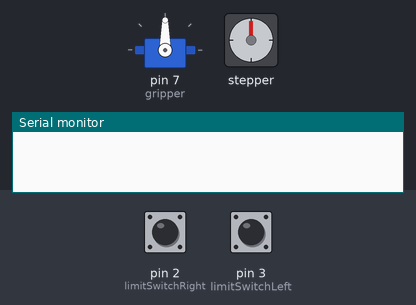
Recording of a sketch running on a simulated Arduino Uno, built with avr-gcc and run on an emulated ATmega328P. On the bench: servo, stepper motor, the last lines printed to the serial monitor. The test bench sets the inputs (shaded band); at power-on: pin 2 (limitSwitchRight) HIGH, pin 3 (limitSwitchLeft) HIGH. Stepper angles assume 200 steps per turn.

Above: at 0.1 s.
At 10.45 s:
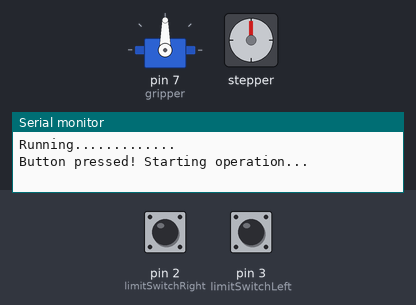
At 17.63 s:
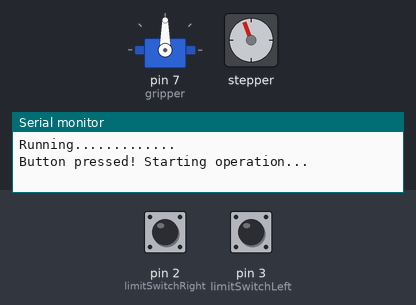
At 34.3 s:
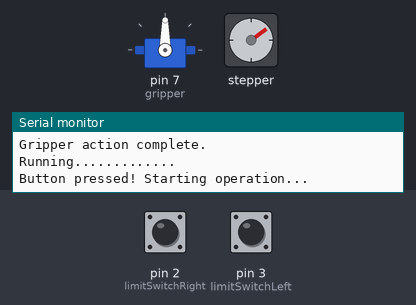
Timing chart, 0 to 40.0 s (numbered marks = the images above):
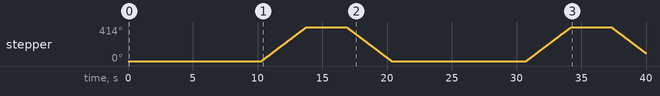

The sketch:

FinalFullCNCv4.ino
```cpp
#include <Stepper.h>
#include <Servo.h>

// Define steps per revolution for the motors
#define STEPS_PER_REV 200

// Motor speeds (RPM)
#define SPEED_MAIN 40
#define SPEED_AUX 30

// Servo angles
#define GRIPPER_OPEN_ANGLE 70
#define GRIPPER_CLOSE_ANGLE 55

// Delays
#define ACTION_DELAY 1000
#define DEBOUNCE_DELAY 300

// Define the distance between shelves and gripper in steps
#define DISTANCE_BETWEEN_SHELVES_AND_GRIPPER 5200

// Define the shelf position
#define shelfPosition 2
#define mixPosition 1


// Define constants for spices
const int spiceTypes[] = {0, 1, 2, 3}; // Salt (0), Pepper (1), Onion (2), Chicken (3)


// Positions for shelves and spice boxes
const int shelfPositions[] = {0, 750, 3800,5250}; // Vertical positions
const int spiceBoxPositionsUpper[] = {0, 300, 650, 1070}; // Horizontal positions
const int spiceBoxPositionslower[] = {0,300,7050}; // Horizontal positions


// Stepper motor objects
Stepper motorRight(STEPS_PER_REV, 22, 24, 26, 28); // Motor 1 (Right)
Stepper motorLeft(STEPS_PER_REV, 23, 25, 27, 29);  // Motor 2 (Left)

Stepper stepperRotational(STEPS_PER_REV, 32, 34, 36, 38);
Stepper stepperTelescopic(STEPS_PER_REV, 33, 35, 37, 39);

Stepper stepperLeftElevated(STEPS_PER_REV, 42, 44, 46, 48);
Stepper stepperLeftGround(STEPS_PER_REV, 43, 45, 47, 49);

// Limit switch pins
const int limitSwitchRight = 2;
const int limitSwitchLeft = 3;

// Button pin
const int buttonPin = 0;

// Servo motor for the gripper
Servo gripper;

// Flags for limit switch triggers
volatile bool rightMotorTriggered = false;
volatile bool leftMotorTriggered = false;

int itisup=0;

void setup() {
  // Initialize motor speeds
  motorRight.setSpeed(SPEED_MAIN);
  motorLeft.setSpeed(SPEED_MAIN);
  stepperTelescopic.setSpeed(50);
  stepperRotational.setSpeed(20);
  stepperLeftElevated.setSpeed(SPEED_AUX);
  stepperLeftGround.setSpeed(SPEED_AUX);

  // Attach servo motor
  gripper.attach(7);

  // Initialize limit switches and button
  pinMode(limitSwitchRight, INPUT_PULLUP);
  pinMode(limitSwitchLeft, INPUT_PULLUP);
  pinMode(buttonPin, INPUT_PULLUP);

  // Attach interrupts to limit switches
  attachInterrupt(digitalPinToInterrupt(limitSwitchRight), rightSwitchISR, FALLING);
  attachInterrupt(digitalPinToInterrupt(limitSwitchLeft), leftSwitchISR, FALLING);
  //attachInterrupt(digitalPinToInterrupt(limitSwitchElevated), elevatedSwitchISR, FALLING);

  // Initialize serial communication for debugging
  Serial.begin(9600);
}

void loop() {

  //stepperTelescopic.step(-200);
  delay(7000);
  Serial.println("Running.............");
  digitalWrite(buttonPin, LOW);
  //if (digitalRead(buttonPin) == LOW) { // Button pressed
    Serial.println("Button pressed! Starting operation...");
    delay(DEBOUNCE_DELAY);
    //performOperation(2, 2, 3); // the second number for the spice type 0 is the first
    char input[] = "A13#";  // Format: <Character><Mod><Exclude>#
    /*homeBothMotors();
    handleCharacters(input);*/
    gripperAction(1);

  //}
}
// Function to handle multiple character inputs
void handleCharacters(char characters[]) {
  //homeBothMotors(); // Ensure starting position
  if (characters[3]=='#'){
    int mod=characters[1] -'0';
    int exclude = characters[2] -'0';
    switch (characters[0]) {
        case 'A':
          for (int i = 1; i < 2; i++) {
            if (i != 2 && i != exclude) {
              performOperation(shelfPosition, i, mod);
            }
          }
          break;
        case 'K':
          for (int i = 0; i < 2; i++) {
            if (i != exclude) {
              performOperation(shelfPosition, i, mod);
            }
          }
          break;
        case 'D':
        case 'S':
          for (int i = 0; i < 4; i++) {
            if (i!= exclude) {
              performOperation(shelfPosition, i, mod);
            }
          }
          break;
        default:
          Serial.println("Invalid character received!");
          break;
      }
  }
}

void performOperation(int shelf, int box, int mode) {
  moveToSpicePosition(shelf, box);
  startgripperingSequence();
  centerLeftElevated(box);
  gripperAction(mode);
  returnBox(box);
}

void moveToSpicePosition(int shelf, int box) {
  if (isValidIndex(shelf, shelfPositions, sizeof(shelfPositions) / sizeof(shelfPositions[0]))) {
    if (itisup==0){
      moveBothMotors(shelfPositions[shelf], true);
      itisup=1;
    }
  } else {
    Serial.println("Invalid shelf position!");
    return;
  }
  if (isValidIndex(box, spiceBoxPositionsUpper, sizeof(spiceBoxPositionsUpper) / sizeof(spiceBoxPositionsUpper[0]))) {
    moveStepper(stepperLeftElevated, spiceBoxPositionsUpper[box]);
  } else {
    Serial.println("Invalid box position!");
    return;
  }
  Serial.println("Spice position reached.");
}


void homeBothMotors() {
  Serial.println("Homing motors...");
  rightMotorTriggered = leftMotorTriggered = false;
  while (!rightMotorTriggered || !leftMotorTriggered  ) {
    if (!rightMotorTriggered) motorRight.step(5); // CCW
    if (!leftMotorTriggered) motorLeft.step(5);  // CCW
    delay(10);
  }

  Serial.println("Motors homed.");
}

void moveBothMotors(int steps, bool up) {
  Serial.println(up ? "Moving both motors up..." : "Moving both motors down...");

  int increment = 10; // Small step size for smoother movement
  int totalSteps = abs(steps);

  for (int i = 0; i < totalSteps; i += increment) {
    int direction = up ? -1 : 1; // CW for up, CCW for down
    motorRight.step(direction * increment); // Move right motor
    motorLeft.step(direction * increment);  // Move left motor

    delay(5); // Short delay to synchronize movement
  }
}

void centerLeftElevated(int box) {
  static const int boxSteps[] = {-600, -250, 100, 550};
  if (isValidIndex(box, boxSteps, sizeof(boxSteps) / sizeof(boxSteps[0]))) {
    stepperLeftElevated.step(boxSteps[box]);
    moveStepper(stepperLeftGround, 1500); // Adjust ground motor
  } else {
    Serial.println("Invalid box value!");
  }
}

void gripperAction(int mode) {
  const int steps = 230;
  const int delayTimes[] = {85, 130, 130};
  const int repetitions = (mode == 3) ? 2 : 1;
  delay(3000);
  for (int i = 0; i < repetitions; ++i) {
    stepperRotational.step(steps);    // Move forward
    delay(delayTimes[mode - 1]);
    delay(3000);
    stepperRotational.step(-steps);   // Move backward
    delay(delayTimes[mode - 1]);
  }
  Serial.println("Gripper action complete.");
}

// Function to start the full operation sequence
void startgripperingSequence() {
  Serial.println("Starting operation sequence...");
  // Open servo to grip position
  gripper.write(GRIPPER_OPEN_ANGLE); // Open to 60 degrees
  delay(ACTION_DELAY);       // Wait for servo to fully move
  // Move stepper motor forward
  stepperTelescopic.step(DISTANCE_BETWEEN_SHELVES_AND_GRIPPER); // Move forward 1000 steps
  delay(ACTION_DELAY); // Ensure movement completion
  // Close servo to release position
  gripper.write(GRIPPER_CLOSE_ANGLE); // Return to 55 degrees
  delay(ACTION_DELAY);       // Wait for servo to fully move
  // Move stepper motor backward
  stepperTelescopic.step(-DISTANCE_BETWEEN_SHELVES_AND_GRIPPER); // Move backward 1000 steps
  delay(ACTION_DELAY);
  Serial.println("Operation sequence complete.");
}

void moveStepper(Stepper &stepper, int steps) {
  stepper.step(steps > 0 ? -steps : steps); // Negative for CW
}

bool isValidIndex(int index, const int arr[], int size) {
    return index >= 0 && index < size;
}

void rightSwitchISR() { rightMotorTriggered = true; }
void leftSwitchISR() { leftMotorTriggered = true; }

void returnBox(int box){
  static const int boxSteps[] = {550, 250, -100, -550};
  moveBothMotors(200,true);
  stepperLeftElevated.step(boxSteps[box]);
  stepperLeftGround.step(1500); // Adjust ground motor
  stepperTelescopic.step(DISTANCE_BETWEEN_SHELVES_AND_GRIPPER);
  gripper.write(GRIPPER_OPEN_ANGLE); // Open to 60 degrees
  delay(ACTION_DELAY);
  stepperTelescopic.step(-DISTANCE_BETWEEN_SHELVES_AND_GRIPPER);
  stepperLeftElevated.step(spiceBoxPositionsUpper[box]);
}
```

Measured:
- by itself, stepper: turns 414° clockwise in 3.5 s, then 414° counter-clockwise in 3.5 s, then 414° clockwise in 3.5 s, then 319° counter-clockwise in 2.7 s
